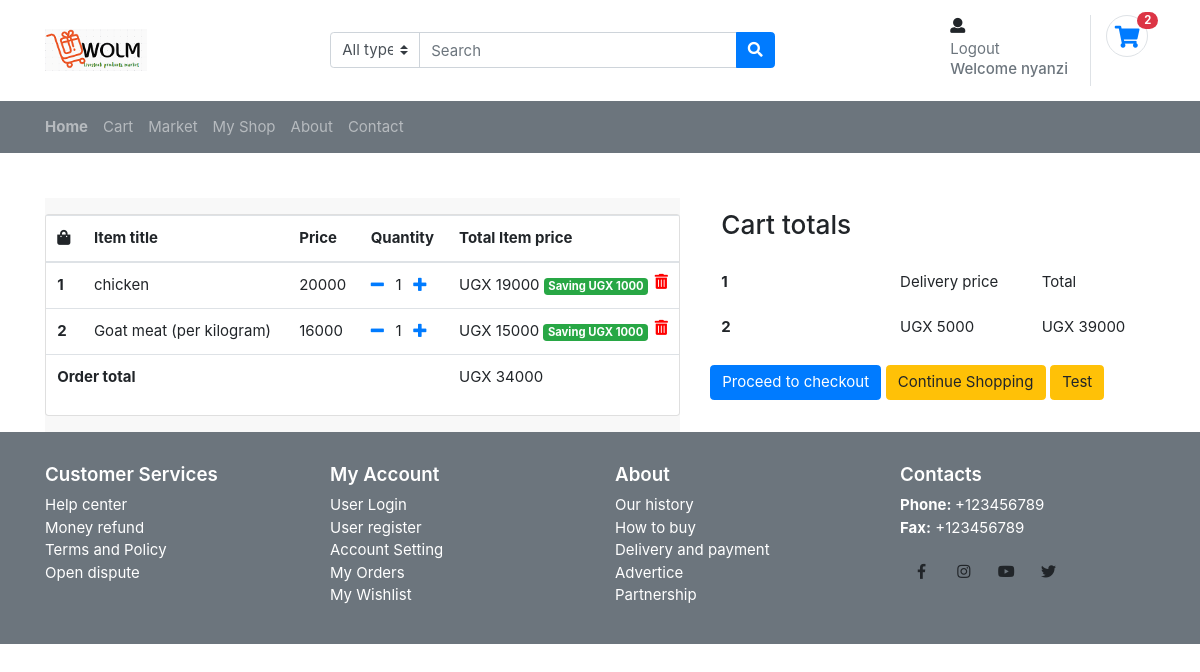
The app's page /cart/ (signed in) with its own data.
### shop/models.py (models this page shows, shortened)
class Order(models.Model):
    user = models.ForeignKey(settings.AUTH_USER_MODEL,
                             on_delete=models.CASCADE)
    items = models.ManyToManyField(OrderItem )
    order_id = models.UUIDField(default=uuid.uuid4, editable=False)
    start_date = models.DateTimeField(auto_now_add=True)
    ordered_date = models.DateTimeField()
    ordered = models.BooleanField(default=False)
    billing_address = models.ForeignKey(
        'Address', related_name='billing_address', on_delete=models.SET_NULL, blank=True, null=True)
    saler = models.ForeignKey(
        'Farmer',on_delete=models.SET_NULL, blank=True, null=True)
    def __str__(self):
        return self.user.username
    def get_total(self):
        total = 0
        for order_item in self.items.all():
            total += order_item.get_final_price()
        return total

class OrderItem(models.Model):
    user = models.ForeignKey(settings.AUTH_USER_MODEL,
                             on_delete=models.CASCADE)
    ordered = models.BooleanField(default=False)
    item = models.ForeignKey(Item, on_delete=models.CASCADE)
    quantity = models.IntegerField(default=1)
    saler = models.ForeignKey(
        'Farmer',on_delete=models.SET_NULL, blank=True, null=True)
    def __str__(self):
        return f'{self.quantity} of {self.item.title} for {self.item.saler}'
    def get_total_item_price(self):
        return self.quantity * self.item.price
    def get_total_discount_item_price(self):
        return self.quantity * self.item.discount_price
    def get_amount_saved(self):
        return self.get_total_item_price() - self.get_total_discount_item_price()
    def get_final_price(self):
        if self.item.discount_price:
            return self.get_total_discount_item_price()
        return self.get_total_item_price()

class Item(models.Model):
    title = models.CharField(max_length=100)
    price = models.IntegerField()
    discount_price = models.IntegerField(blank=True, null=True)
    category = models.CharField(choices=CATEGORY_CHOICES, max_length=10)
    slug = models.SlugField(blank=True, null=True)
    description = models.TextField()
    image = models.FileField()
    ratings = GenericRelation(Rating, related_query_name='queryset')
    saler = models.ForeignKey(
        'Farmer', related_name='saler', on_delete=models.SET_NULL, blank=True, null=True)
    def __str__(self):
        return self.title
    def get_remove_from_cart_url(self):
        return reverse("shop:remove_from_cart", args=[str(self.pk)])

### shop/views.py (the view)
# urls.py: path('cart/', views.OrderSummaryView.as_view(), name='cart'),
class OrderSummaryView(LoginRequiredMixin, View):
    def get(self, *args, **kwargs):
        try:
            order = Order.objects.get(user=self.request.user, ordered=False)
            print(order)
            queryset2 = Order.objects.get(user=self.request.user,ordered=False)
            for order_item in order.items.all():
                order_saler=order_item.item.saler
                queryset2 = OrderItem.objects.filter(user=self.request.user, saler=order_saler,ordered=False)
                print(order_item,order_item.item, order_item.user, order_item.item.saler,order_item.quantity)
                order_item_name=order_item.item.title
            shipping_price=5000
            amount= order.get_total() + shipping_price
            print(amount)
            print(order.order_id)
            context = {
                'object': order,
                'shipping_price':shipping_price,
                'amount':amount
            }
            return render(self.request, 'cart.html', context)
        except ObjectDoesNotExist:
            messages.warning(self.request, "You do not have an active order")
            return redirect("/")

### shop/templates/shop/cart.html (shortened to what this page needs)
{% extends "base.html" %}
{% block extra_head %}
<link rel="stylesheet" href="https://stackpath.bootstrapcdn.com/bootstrap/4.3.1/css/bootstrap.min.css">
{% endblock %}
{% block content %}
<div class="container">
	<div class="row">
		<div class="col">
			<section class="section-links bg padding-y-sm ml-auto">
<div class="card">
	<div class="table-responsive">
		<table class="table table-hover">
				<thead>
				<tr>
					<th scope="col"><i class="fas fa-shopping-bag"></i></th>
					<th scope="col">Item title</th>
					<th scope="col">Price</th>
					<th scope="col">Quantity</th>
					<th scope="col">Total Item price</th>
				</tr>
				</thead>
				<tbody>
					{% for order_item in object.items.all %}
				<tr>
					<th scope="row">{{ forloop.counter }}</th>
					<td>{{ order_item.item.title }}</td>
					<td>{{ order_item.item.price }}</td>
					<td><a href="{{ order_item.item.get_remove_from_cart_url }}"><i class="fas fa-minus mr-2"></i></a>
						{{ order_item.quantity }}{%comment%}{{ order_item.item.saler }}{%endcomment%}
						<a href="{% url 'shop:add_to_cart' order_item.item.id %}"><i class="fas fa-plus ml-2"></i></td></a>
					<td>
						{% if order_item.item.discount_price %}
							UGX {{ order_item.get_total_discount_item_price }}
							<span class="badge badge-success">Saving UGX {{ order_item.get_amount_saved }}</span>
						{% else %}
							{{ order_item.get_total_item_price }}
						{% endif %}
						<a style="color: red;" href="{{ order_item.item.get_remove_from_cart_url }}">
							<i class="fas fa-trash-alt float-right"></i>
						</a>
					</td>
				</tr>
				{% empty %}
				<tr>
					<td>Your cart is empty</td>
				</tr>
				{% endfor %}
				<tr>
					<td colspan="4"><b>Order total</b></td>
					<td>UGX {{ object.get_total }}</td>
				</tr>
				</tbody>
			</table>
	</div>
</div>
</div>
      <div class="col-md-5 ml-auto">
                                        <div class="cart-page-total">
                                            <table class="table table-borderless">
											  <thead>
											    <tr>
											      <th><h3>Cart totals</h3></th>
											    </tr>
											  </thead>
											  <tbody>
											    <tr>
											      <th scope="row">1</th>
											      <td>Delivery price</td>
											      <td>Total</td>
											    </tr>
											    <tr>
											      <th scope="row">2</th>
											      <td>UGX {{ shipping_price }}</td>
											      <td>UGX {{ amount }}</td>
											    </tr>
											  </tbody>
											</table>
                                            <a href="{% url 'shop:checkout' %}" class="btn btn-primary">Proceed to checkout</a>
											<a href="/" class="btn btn-warning">Continue Shopping</a>
											<a href="/report_view" class="btn btn-warning">Test</a>
                                        </div>
                                    </div>
		</div>
	</div>
{% endblock content %}

### shop/templates/shop/base.html (shortened to what this page needs)
{% load static %}
{% load cart_template_tags %}
<!DOCTYPE HTML>
<html class="no-js" lang="zxx">
<head>
        <link rel="stylesheet" href="https://stackpath.bootstrapcdn.com/bootstrap/4.3.1/css/bootstrap.min.css">
        <link href="{% static 'shop/css/bootstrap.css' %}" rel="stylesheet" type="text/css"/>
        <link href="{% static 'shop/fonts/fontawesome/css/fontawesome-all.min.css' %}" type="text/css" rel="stylesheet">
        <link href="{% static 'shop/plugins/fancybox/fancybox.min.css' %}" type="text/css" rel="stylesheet">
        <link href="{% static 'shop/plugins/owlcarousel/assets/owl.carousel.min.css' %}" rel="stylesheet">
        <link href="{% static 'shop/plugins/owlcarousel/assets/owl.theme.default.css' %}" rel="stylesheet">
        <link href="{% static 'shop/plugins/slickslider/slick.css' %}" rel="stylesheet" type="text/css" />
        <link href="{% static 'shop/plugins/slickslider/slick-theme.css' %}" rel="stylesheet" type="text/css" />
        <link href="{% static 'shop/css/ui.css' %}" rel="stylesheet" type="text/css"/>
        <link href="{% static 'shop/css/responsive.css' %}" rel="stylesheet" media="only screen and (max-width: 1200px)" />
{% block extra_head %}
        {% endblock %}
</head>
<body>
<header class="section-header">
<section class="header-main">
        <div class="container">
<div class="row align-items-center">
        <div class="col-md-3 col-sm-5 col-4">
                <div class="brand-wrap">
                        <img class="logo" src="{% static 'shop/images/logo.PNG' %}">
                </div>
        </div>
        <div class="col-md-5 col-sm-12 order-3 order-lg-2">
                <form action="#">
                        <div class="input-group w-100">
                                <select class="custom-select"  name="category_name">
                                                <option value="">All type</option><option value="codex">Special</option>
                                </select>
                            <input type="text" class="form-control" style="width:60%;" placeholder="Search">
                            <div class="input-group-append">
                              <button class="btn btn-primary" type="submit">
                                <i class="fa fa-search"></i>
                              </button>
                            </div>
                    </div>
                </form>
        </div>
        <div class="col-md-4 col-sm-7 col-8  order-2  order-lg-3">
                <div class="d-flex justify-content-end">
                        <div class="widget-header">
                            {% if user.is_authenticated %}
                            <div>
                                <span><i class="fas fa-user"></i></span>
                                <span><a href="{% url 'account_logout' %}" class="title text-muted">Logout</a></span>
                                <h6 class="title text-muted">Welcome {{user.username}}</h6>
                        </div>
                            {% else %}
                            <small class="title text-muted">Login</small>
                                <div> <span><i class="fas fa-user"></i></span><a href="{% url 'account_login' %}">Sign in</a> <span class="dark-transp"> | </span>
                                <a href="{% url 'account_signup' %}"> Register</a></div>
                            {% endif %}
                        </div>
                        <a href="{% url 'shop:order-summary' %}" class="widget-header border-left pl-3 ml-3">
                                <div class="icontext">
                                        <div class="icon-wrap icon-sm round border"><i class="fa fa-shopping-cart"></i></div>
                                </div>
                                <span class="badge badge-pill badge-danger notify">{{ request.user|cart_item_count}}</span>
                        </a>
                </div>
        </div>
</div>
        </div>
</section>
<nav class="navbar sticky navbar-expand-lg navbar-dark bg-secondary">
  <div class="container">
    <div class="collapse navbar-collapse" id="main_nav">
      <ul class="navbar-nav">
        <li class="nav-item">
          <a class="nav-link pl-0" href="/"> <strong>Home</strong></a>
        </li>
        <li class="nav-item">
          <a class="nav-link" href="/cart/">Cart</a>
        </li>
        <li class="nav-item">
          <a class="nav-link" href="/mymarket/">Market</a>
        </li>
        <li class="nav-item">
                <a class="nav-link" href="/farmer/">My Shop</a>
              </li>
        <li class="nav-item">
          <a class="nav-link" href="#">About</a>
        </li>
        <li class="nav-item">
          <a class="nav-link" href="#">Contact</a>
        </li>
      </ul>
    </div>
  </div>
</nav>
</header>
<div class="mt-4 pt-4">
    </div>
{% block content %}
    {% endblock content %}
<footer class="section-footer bg-secondary">
        <div class="container">
                <section class="footer-top padding-top">
                        <div class="row">
                                <aside class="col-sm-3 col-md-3 white">
                                        <h5 class="title">Customer Services</h5>
                                        <ul class="list-unstyled">
                                                <li> <a href="#">Help center</a></li>
                                                <li> <a href="#">Money refund</a></li>
                                                <li> <a href="#">Terms and Policy</a></li>
                                                <li> <a href="#">Open dispute</a></li>
                                        </ul>
                                </aside>
                                <aside class="col-sm-3  col-md-3 white">
                                        <h5 class="title">My Account</h5>
                                        <ul class="list-unstyled">
                                                <li> <a href="#"> User Login </a></li>
                                                <li> <a href="#"> User register </a></li>
                                                <li> <a href="#"> Account Setting </a></li>
                                                <li> <a href="#"> My Orders </a></li>
                                                <li> <a href="#"> My Wishlist </a></li>
                                        </ul>
                                </aside>
                                <aside class="col-sm-3  col-md-3 white">
                                        <h5 class="title">About</h5>
                                        <ul class="list-unstyled">
                                                <li> <a href="#"> Our history </a></li>
                                                <li> <a href="#"> How to buy </a></li>
                                                <li> <a href="#"> Delivery and payment </a></li>
                                                <li> <a href="#"> Advertice </a></li>
                                                <li> <a href="#"> Partnership </a></li>
                                        </ul>
                                </aside>
                                <aside class="col-sm-3">
                                        <article class="white">
                                                <h5 class="title">Contacts</h5>
                                                <p>
                                                        <strong>Phone: </strong> +123456789 <br>
                                                    <strong>Fax:</strong> +123456789
                                                </p>
                                                 <div class="btn-group white">
                                                    <a class="btn btn-facebook" title="Facebook" target="_blank" href="#"><i class="fab fa-facebook-f  fa-fw"></i></a>
                                                    <a class="btn btn-instagram" title="Instagram" target="_blank" href="#"><i class="fab fa-instagram  fa-fw"></i></a>
                                                    <a class="btn btn-youtube" title="Youtube" target="_blank" href="#"><i class="fab fa-youtube  fa-fw"></i></a>
                                                    <a class="btn btn-twitter" title="Twitter" target="_blank" href="#"><i class="fab fa-twitter  fa-fw"></i></a>
                                                </div>
                                        </article>
                                </aside>
                        </div>
                        <br>
                </section>
        </div>
</footer>
</body>
</html>

### records on screen
OrderItem: item "chicken", item.price "20000", quantity "1", get_total_discount_item_price "19000", get_amount_saved "1000"
OrderItem: item "Goat meat (per kilogram)", item.price "16000", quantity "1", get_total_discount_item_price "15000", get_amount_saved "1000"
Order: get_total "34000"

### other values on screen
{{ user.username }} "nyanzi"
{{ request.user|cart_item_count }} "2"
{{ shipping_price }} "5000"
{{ amount }} "39000"
